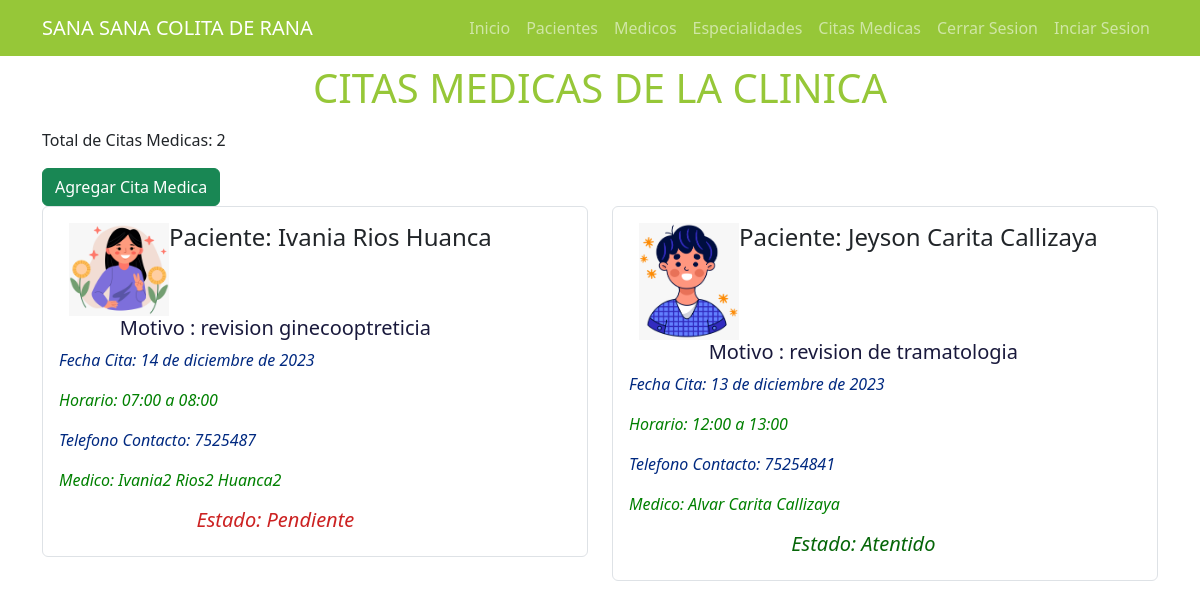
Page /citasmedicas/ on the committed database.
### servicios/models.py (models this page shows, shortened)
class CitaMedica(models.Model):
    medico = models.ForeignKey('Medico', on_delete=models.CASCADE)
    paciente = models.ForeignKey('Paciente', on_delete=models.CASCADE)
    fecha_cita = models.DateField()
    hora_inicio = models.TimeField()
    hora_fin = models.TimeField()
    motivo = models.CharField(max_length=255)
    precio=models.IntegerField()
    atendido=models.BooleanField(default=False)

class Paciente(models.Model):
    femenino = 'femenino'
    masculino='masculino'
    genero_op = [
        ( masculino,'masculino'),
        ( femenino , 'femenino'),
    ]
    nombre = models.CharField(max_length=50)
    appat = models.CharField(max_length=50)
    apmat = models.CharField(max_length=50)
    fecha_nac = models.DateField()
    genero = models.CharField(max_length=15,choices=genero_op)
    direccion = models.CharField(max_length=200)
    telefono = models.CharField(max_length=15)
    ci = models.CharField(max_length=15)
    fecha_reg=models.DateField(auto_now_add=True)

class Medico(models.Model):
    femenino = 'femenino'
    masculino='masculino'
    genero_op = [
        ( masculino,'masculino'),
        ( femenino , 'femenino'),
    ]
    sueldo=models.IntegerField()
    nombre = models.CharField(max_length=50)
    appat = models.CharField(max_length=50)
    apmat = models.CharField(max_length=50)
    fecha_nac = models.DateField()
    email=models.EmailField()
    genero = models.CharField(max_length=15, choices=genero_op)
    direccion = models.CharField(max_length=200)
    telefono = models.CharField(max_length=15)
    ci = models.CharField(max_length=15)
    fecha_reg=models.DateField(auto_now_add=True)

### servicios/views.py (the view)
# urls.py: path('citasmedicas/', views.citasmedicas, name='citasmedicas'),
def citasmedicas(request):
    citasmedicas = CitaMedica.objects.all()
    detalle_cita=[]
    for cita in citasmedicas:
        medico = cita.medico
        paciente = cita.paciente
        detalle_cita.append([cita,medico,paciente])
    total = len(citasmedicas)
    return render(request, 'citasmedicas.html', {
        'citas': detalle_cita,
        'total': total,
    })

### servicios/templates/citasmedicas.html
{% extends 'base.html' %} {% block content %}
<main class="container">
  <h1 class="text-center display-6 py-2" style="color: #96c738">
    CITAS MEDICAS DE LA CLINICA
  </h1>
  <div><p>Total de Citas Medicas: {{ total }}</p>
    <a class="btn btn-success "
    href="{% url 'agregarcitamedica' %}">Agregar Cita Medica</a>
  </div>
  <div class="row">
    {% for cita , medico , paciente in citas %}
    <div class="col-md-6 mb-3">
      <div class="border rounded p-3 d-flex align-items-center">
        <div>
          <a
            class="list-group-item"
            href="{% url 'editcitamedica' cita.id %}"
          >
            <header class="d-flex justify-content-between">
                {% load static %}
                {% if paciente.genero == 'masculino' %}
                <img src="{% static 'images/pac_masc.png' %}" alt="Imagen paciente" class="img-right" />
                {% else %}
                <img src="{% static 'images/pac_fem.png' %}" alt="Imagen del medico" class="img-right" />
                {% endif %}
                <h4>Paciente: {{ paciente.nombre }} {{ paciente.appat }} {{ paciente.apmat }}</h4>
            </header>
            <h5 style=" color: rgb(25, 25, 60) ; text-align: center;">
             Motivo :  {{ cita.motivo }}
            </h5>
            <p style=" color: rgb(0, 41, 128); font-style: italic;">
                Fecha Cita:  {{ cita.fecha_cita }}
               </p>
               <p style=" color: green; font-style: italic;">
                Horario:  {{ cita.hora_inicio }} a {{ cita.hora_fin }}
               </p>
               <p style=" color: rgb(0, 41, 128); font-style: italic;">
                Telefono Contacto:  {{ paciente.telefono }}
               </p>
            <p style=" color: green; font-style: italic;">
             Medico:   {{ medico.nombre }}  {{ medico.appat }}  {{ medico.apmat }}
             </p>
             {% if cita.atendido %}
             <h5 style="text-align: center; color: rgb(6, 102, 8); font-style: italic;">
                Estado:  Atentido
             </h5>
             {% else %}
             <h5 style="text-align: center; color: rgb(204, 34, 34); font-style: italic;">
                Estado:  Pendiente
             </h5>
             {% endif %}
          </a>
        </div>
      </div>
    </div>
    {% endfor %}
  </div>
</main>
{% endblock %}

### servicios/static/css/styles.css (style rules this page uses)
.img-right { max-width: 100px; float: right; margin-left: 10px; }

### rows in the picture
CitaMedica: nombre "Ivania", appat "Rios", apmat "Huanca", motivo "revision ginecooptreticia", fecha_cita "14 de diciembre de 2023", hora_inicio "07:00", hora_fin "08:00", telefono "7525487", nombre "Ivania2", appat "Rios2", apmat "Huanca2", atendido "Estado: Pendiente"
CitaMedica: nombre "Jeyson", appat "Carita", apmat "Callizaya", motivo "revision de tramatologia", fecha_cita "13 de diciembre de 2023", hora_inicio "12:00", hora_fin "13:00", telefono "75254841", nombre "Alvar", atendido "Estado: Atentido"

### other values in the picture
{{ total }} "2"
